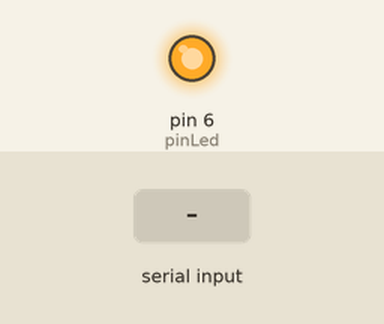
Recording of a sketch running on a simulated Arduino Uno, built with avr-gcc and run on an emulated ATmega328P. Parts: output pins drawn as LEDs (lit = HIGH). Dashed ring = blinking. The test bench sets the inputs (shaded band). What the sketch prints to the serial monitor is not drawn.

Above: at 1.2 s.
1.3 s: "1" received over the second serial link
At 2.4 s:
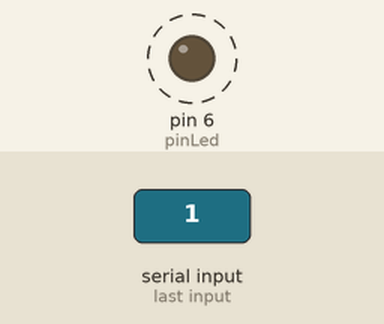
4.3 s: "0" received over the second serial link
At 7.1 s:
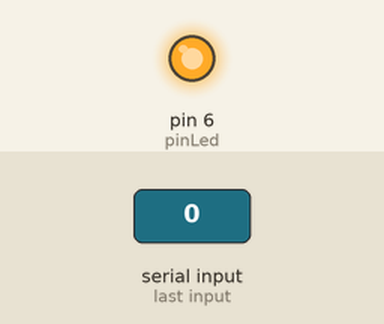
7.3 s: "2" received over the second serial link
At 8.6 s:
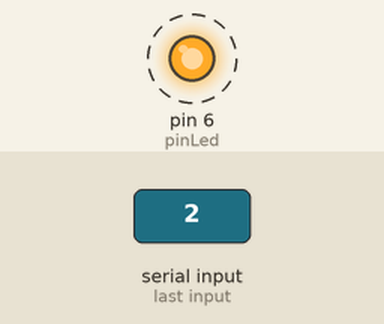
Timing chart, 0 to 10.8 s (numbered marks = the images above; inputs shaded):
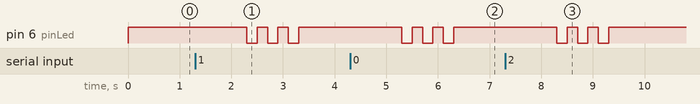

The sketch:

Vara_RFID.ino
```cpp
#include <SoftwareSerial.h>

#define pinRx 3
#define pinTx 2
#define pinState 4
#define pinSensor 5
#define pinLed 6

SoftwareSerial Sensor (pinSensor, 18);
SoftwareSerial Bt (pinTx, pinRx);


void setup() {
  Serial.begin(9600);
  Serial.println("Listo");
  Sensor.begin(9600);
  Bt.begin(9600);

  pinMode(pinLed, OUTPUT);
  pinMode(pinState, INPUT);

  digitalWrite(pinLed, HIGH);
}

void loop() {

  Sensor.listen();
  if (Sensor.available()) {

    String dato = Sensor.readString();

    //Serial.println(dato);
    //Bt.println(dato);

    String codigoInv = dato.substring(2, 14);
    String codigo = invertirCadena(codigoInv);

    Serial.println(codigoInv);
    Bt.println(codigoInv);

    digitalWrite(pinLed, LOW);
    delay(200);
    digitalWrite(pinLed, HIGH);
    delay(200);
    digitalWrite(pinLed, LOW);
    delay(200);
    digitalWrite(pinLed, HIGH);
    delay(200);
    digitalWrite(pinLed, LOW);
    delay(200);
    digitalWrite(pinLed, HIGH);
  }

}

String invertirCadena(String s) {
  String temporal = "";
  for (int m = s.length() - 1; m >= 0; m--)
    temporal += s[m];
  return temporal;
}
```

Measured:
- after the input at 1.3 s, pin 6 (pinLed): alternates HIGH for 0.20 s and LOW for 0.20 s, 6 changes in all, then stays HIGH, starting after 1.0 s
- after the input at 4.3 s, pin 6 (pinLed): alternates HIGH for 0.20 s and LOW for 0.20 s, 6 changes in all, then stays HIGH, starting after 1.0 s
- after the input at 7.3 s, pin 6 (pinLed): alternates HIGH for 0.20 s and LOW for 0.20 s, 6 changes in all, then stays HIGH, starting after 1.0 s
